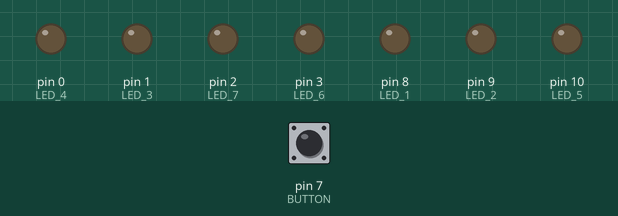
Bench run of a sketch on a simulated Arduino Uno, built with avr-gcc and run on an emulated ATmega328P. Parts: output pins drawn as LEDs (lit = HIGH). The test bench sets the inputs (shaded band); at power-on: pin 7 (BUTTON) HIGH. Random numbers use the default seed unless the sketch sets one.

Above: at 1.2 s.
1.3 s: pin 7 (BUTTON) pulled LOW for 0.15 s
At 2.0 s:
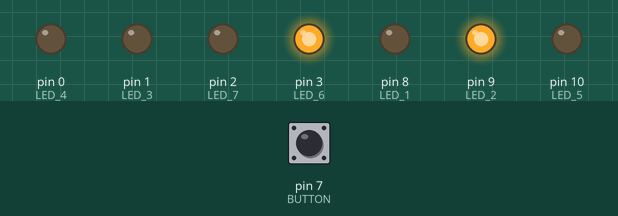
2.9 s: pin 7 (BUTTON) pulled LOW for 3.2 s
At 6.4 s:
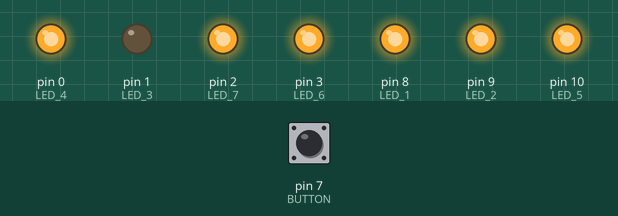
7.6 s: pin 7 (BUTTON) pulled LOW for 1 s
At 8.0 s:
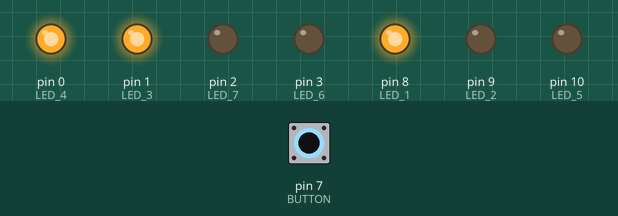
10.1 s: pin 7 (BUTTON) pulled LOW for 0.15 s
At 11.2 s:
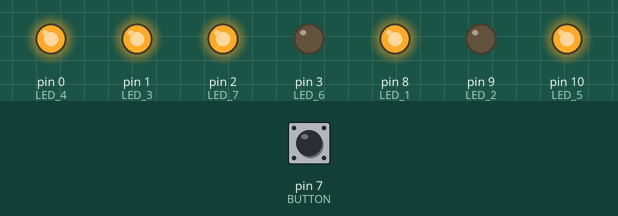
11.7 s: pin 7 (BUTTON) pulled LOW for 3.2 s
At 15.6 s:
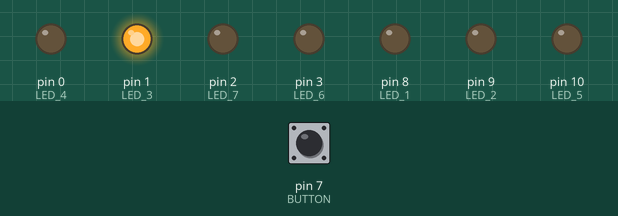
Timing chart, 0 to 17.1 s (numbered marks = the images above; inputs shaded):
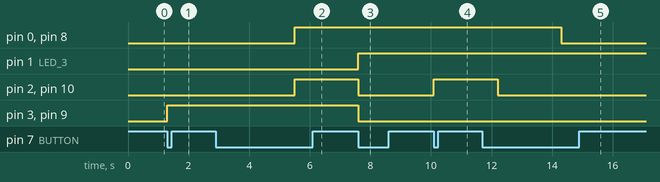

Measured:
- after the input at 1.3 s, pin 3 (LED_6), pin 9 (LED_2): LOW → HIGH at once
- after the input at 2.9 s, pin 0 (LED_4), pin 2 (LED_7), pin 8 (LED_1), pin 10 (LED_5): LOW → HIGH after 2.6 s
- after the input at 7.6 s, pin 1 (LED_3): LOW → HIGH at once; pin 2 (LED_7), pin 3 (LED_6), pin 9 (LED_2), pin 10 (LED_5): HIGH → LOW at once
- after the input at 10.1 s, pin 2 (LED_7), pin 10 (LED_5): LOW → HIGH at once
- after the input at 11.7 s, pin 0 (LED_4), pin 8 (LED_1): HIGH → LOW after 2.6 s; pin 2 (LED_7), pin 10 (LED_5): HIGH → LOW after 0.50 s

The sketch:

led-dice.ino
```cpp
int LED_1 = 8;
int LED_2 = 9;
int LED_3 = 1;
int LED_4 = 0;
int LED_5 = 10;
int LED_6 = 3;
int LED_7 = 2;
int BUTTON = 7;

int displayTime = 2000;
int pendingTime = 100;
int num = 1;

void setup() {
  pinMode(BUTTON, INPUT);
  pinMode(LED_1, OUTPUT);
  pinMode(LED_2, OUTPUT);
  pinMode(LED_3, OUTPUT);
  pinMode(LED_4, OUTPUT);
  pinMode(LED_5, OUTPUT);
  pinMode(LED_6, OUTPUT);
  pinMode(LED_7, OUTPUT);
}

void loop() {
  if (digitalRead(BUTTON) == LOW) {
    num = random(1, 7);
    displayRandom(num);
  }
  delay(pendingTime);
}


void displayRandom(int numDisplayed) {
  reset();
  if (numDisplayed == 1) {
    digitalWrite(LED_3, HIGH);
  }

  if (numDisplayed == 2) {
    digitalWrite(LED_2, HIGH);
    digitalWrite(LED_6, HIGH);
  }

  if (numDisplayed == 3) {
    digitalWrite(LED_1, HIGH);
    digitalWrite(LED_3, HIGH);
    digitalWrite(LED_4, HIGH);
  }

  if (numDisplayed == 4) {
    digitalWrite(LED_1, HIGH);
    digitalWrite(LED_4, HIGH);
    digitalWrite(LED_5, HIGH);
    digitalWrite(LED_7, HIGH);
  }

  if (numDisplayed == 5) {
    digitalWrite(LED_1, HIGH);
    digitalWrite(LED_3, HIGH);
    digitalWrite(LED_4, HIGH);
    digitalWrite(LED_5, HIGH);
    digitalWrite(LED_7, HIGH);

  }

  if (numDisplayed == 6) {
    digitalWrite(LED_1, HIGH);
    digitalWrite(LED_2, HIGH);
    digitalWrite(LED_4, HIGH);
    digitalWrite(LED_5, HIGH);
    digitalWrite(LED_6, HIGH);
    digitalWrite(LED_7, HIGH);
  }

  delay(displayTime);
}

void reset() {
  digitalWrite(LED_1, LOW);
  digitalWrite(LED_2, LOW);
  digitalWrite(LED_3, LOW);
  digitalWrite(LED_4, LOW);
  digitalWrite(LED_5, LOW);
  digitalWrite(LED_6, LOW);
  digitalWrite(LED_7, LOW);
}
```
